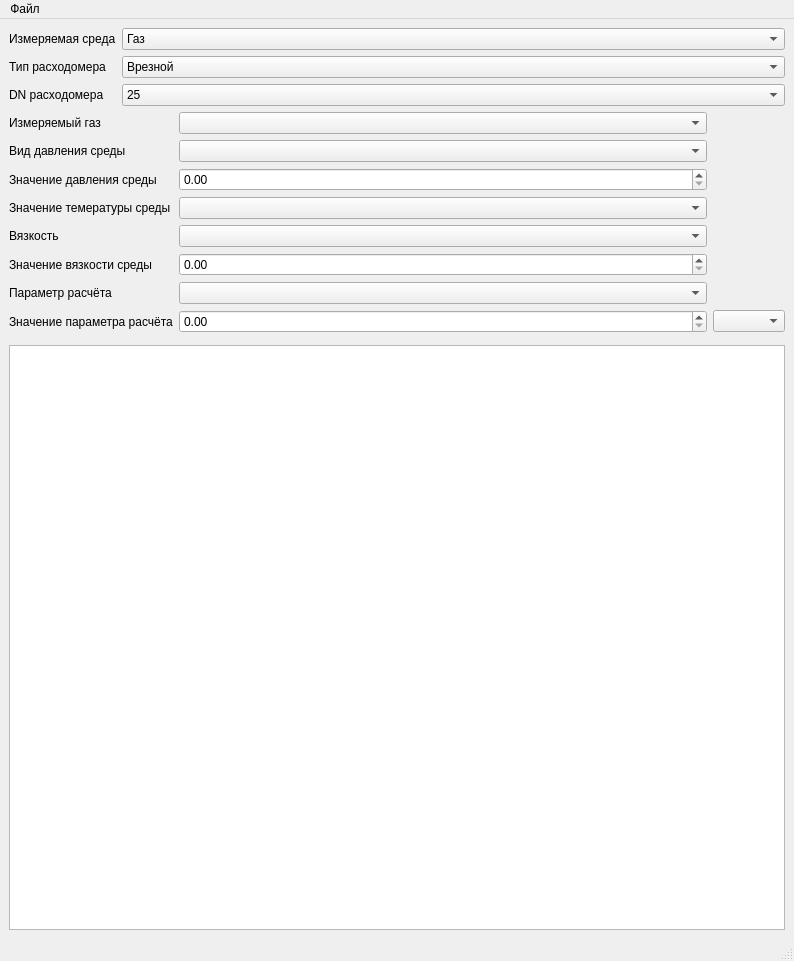
<?xml version="1.0" encoding="UTF-8"?>
<ui version="4.0">
 <class>MainWindow</class>
 <widget class="QMainWindow" name="MainWindow">
  <property name="geometry">
   <rect>
    <x>0</x>
    <y>0</y>
    <width>794</width>
    <height>961</height>
   </rect>
  </property>
  <property name="windowTitle">
   <string>MainWindow</string>
  </property>
  <widget class="QWidget" name="centralwidget">
   <layout class="QFormLayout" name="formLayout">
    <item row="0" column="0">
     <widget class="QLabel" name="lbl_MeasMed">
      <property name="text">
       <string>Измеряемая среда</string>
      </property>
     </widget>
    </item>
    <item row="0" column="1">
     <widget class="QComboBox" name="cbx_MeasuredMedium">
      <item>
       <property name="text">
        <string>Газ</string>
       </property>
      </item>
      <item>
       <property name="text">
        <string>Вода</string>
       </property>
      </item>
      <item>
       <property name="text">
        <string>Пар</string>
       </property>
      </item>
      <item>
       <property name="text">
        <string>Вязкая жикость</string>
       </property>
      </item>
     </widget>
    </item>
    <item row="1" column="0">
     <widget class="QLabel" name="lbl_TypeFlowmeter">
      <property name="text">
       <string>Тип расходомера</string>
      </property>
     </widget>
    </item>
    <item row="1" column="1">
     <widget class="QComboBox" name="cbx_TypeFlowmeter">
      <item>
       <property name="text">
        <string>Врезной</string>
       </property>
      </item>
      <item>
       <property name="text">
        <string>Зондовый</string>
       </property>
      </item>
     </widget>
    </item>
    <item row="2" column="0">
     <widget class="QLabel" name="lbl_Dn">
      <property name="text">
       <string>DN расходомера</string>
      </property>
     </widget>
    </item>
    <item row="2" column="1">
     <widget class="QComboBox" name="cbx_Dn">
      <item>
       <property name="text">
        <string>25</string>
       </property>
      </item>
      <item>
       <property name="text">
        <string>32</string>
       </property>
      </item>
      <item>
       <property name="text">
        <string>40</string>
       </property>
      </item>
      <item>
       <property name="text">
        <string>50</string>
       </property>
      </item>
      <item>
       <property name="text">
        <string>65</string>
       </property>
      </item>
      <item>
       <property name="text">
        <string>80</string>
       </property>
      </item>
      <item>
       <property name="text">
        <string>100</string>
       </property>
      </item>
      <item>
       <property name="text">
        <string>150</string>
       </property>
      </item>
      <item>
       <property name="text">
        <string>200</string>
       </property>
      </item>
      <item>
       <property name="text">
        <string>250</string>
       </property>
      </item>
      <item>
       <property name="text">
        <string>300</string>
       </property>
      </item>
     </widget>
    </item>
    <item row="3" column="0" colspan="2">
     <widget class="QWidget" name="widget" native="true">
      <property name="layoutDirection">
       <enum>Qt::LeftToRight</enum>
      </property>
      <layout class="QGridLayout" name="gridLayout" columnstretch="0,1,0">
       <property name="leftMargin">
        <number>0</number>
       </property>
       <property name="topMargin">
        <number>0</number>
       </property>
       <property name="rightMargin">
        <number>0</number>
       </property>
       <property name="bottomMargin">
        <number>0</number>
       </property>
       <item row="1" column="1">
        <widget class="QComboBox" name="cbx_typeOfPressure"/>
       </item>
       <item row="3" column="0">
        <widget class="QLabel" name="lbl_temperature">
         <property name="text">
          <string>Значение темературы среды</string>
         </property>
        </widget>
       </item>
       <item row="4" column="0">
        <widget class="QLabel" name="lbl_viscocityType">
         <property name="text">
          <string>Вязкость</string>
         </property>
        </widget>
       </item>
       <item row="6" column="1">
        <widget class="QComboBox" name="cbx_paramCalc"/>
       </item>
       <item row="1" column="0">
        <widget class="QLabel" name="lbl_typeOfPressure">
         <property name="text">
          <string>Вид давления среды</string>
         </property>
        </widget>
       </item>
       <item row="2" column="1">
        <widget class="QDoubleSpinBox" name="dsbx_pressure">
         <property name="maximum">
          <double>100.000000000000000</double>
         </property>
        </widget>
       </item>
       <item row="0" column="1">
        <widget class="QComboBox" name="cbx_measGas"/>
       </item>
       <item row="5" column="0">
        <widget class="QLabel" name="lbl_viscocity">
         <property name="text">
          <string>Значение вязкости среды</string>
         </property>
        </widget>
       </item>
       <item row="5" column="1">
        <widget class="QDoubleSpinBox" name="dsbx_viscocity">
         <property name="maximum">
          <double>100.000000000000000</double>
         </property>
        </widget>
       </item>
       <item row="4" column="1">
        <widget class="QComboBox" name="cbx_viscocityType"/>
       </item>
       <item row="6" column="0">
        <widget class="QLabel" name="lbl_paramCalc">
         <property name="text">
          <string>Параметр расчёта</string>
         </property>
        </widget>
       </item>
       <item row="2" column="0">
        <widget class="QLabel" name="lbl_pressure">
         <property name="text">
          <string>Значение давления среды</string>
         </property>
        </widget>
       </item>
       <item row="3" column="1">
        <widget class="QComboBox" name="cbx_temperature"/>
       </item>
       <item row="0" column="0">
        <widget class="QLabel" name="lbl_measGas">
         <property name="text">
          <string>Измеряемый газ</string>
         </property>
        </widget>
       </item>
       <item row="7" column="1">
        <widget class="QDoubleSpinBox" name="dsbx_OfParamCalcDouble">
         <property name="maximum">
          <double>20000.000000000000000</double>
         </property>
        </widget>
       </item>
       <item row="7" column="0">
        <widget class="QLabel" name="lbl_valueOfParamCalc">
         <property name="text">
          <string>Значение параметра расчёта</string>
         </property>
        </widget>
       </item>
       <item row="7" column="2">
        <widget class="QComboBox" name="comboBox"/>
       </item>
      </layout>
     </widget>
    </item>
    <item row="5" column="0" colspan="2">
     <widget class="QTableView" name="tableView"/>
    </item>
    <item row="4" column="0" colspan="2">
     <widget class="QWidget" name="widget_2" native="true">
      <property name="sizePolicy">
       <sizepolicy hsizetype="Preferred" vsizetype="Preferred">
        <horstretch>0</horstretch>
        <verstretch>0</verstretch>
       </sizepolicy>
      </property>
      <property name="layoutDirection">
       <enum>Qt::LeftToRight</enum>
      </property>
      <layout class="QFormLayout" name="formLayout_2">
       <property name="leftMargin">
        <number>0</number>
       </property>
       <property name="topMargin">
        <number>0</number>
       </property>
       <property name="rightMargin">
        <number>0</number>
       </property>
       <property name="bottomMargin">
        <number>0</number>
       </property>
      </layout>
     </widget>
    </item>
   </layout>
  </widget>
  <widget class="QMenuBar" name="menubar">
   <property name="geometry">
    <rect>
     <x>0</x>
     <y>0</y>
     <width>794</width>
     <height>21</height>
    </rect>
   </property>
   <widget class="QMenu" name="menu">
    <property name="title">
     <string>Файл</string>
    </property>
    <addaction name="separator"/>
    <addaction name="Quit"/>
   </widget>
   <addaction name="menu"/>
  </widget>
  <widget class="QStatusBar" name="statusbar"/>
  <action name="Quit">
   <property name="text">
    <string>Выход</string>
   </property>
  </action>
 </widget>
 <resources/>
 <connections>
  <connection>
   <sender>Quit</sender>
   <signal>triggered()</signal>
   <receiver>MainWindow</receiver>
   <slot>close()</slot>
   <hints>
    <hint type="sourcelabel">
     <x>-1</x>
     <y>-1</y>
    </hint>
    <hint type="destinationlabel">
     <x>399</x>
     <y>299</y>
    </hint>
   </hints>
  </connection>
 </connections>
</ui>
